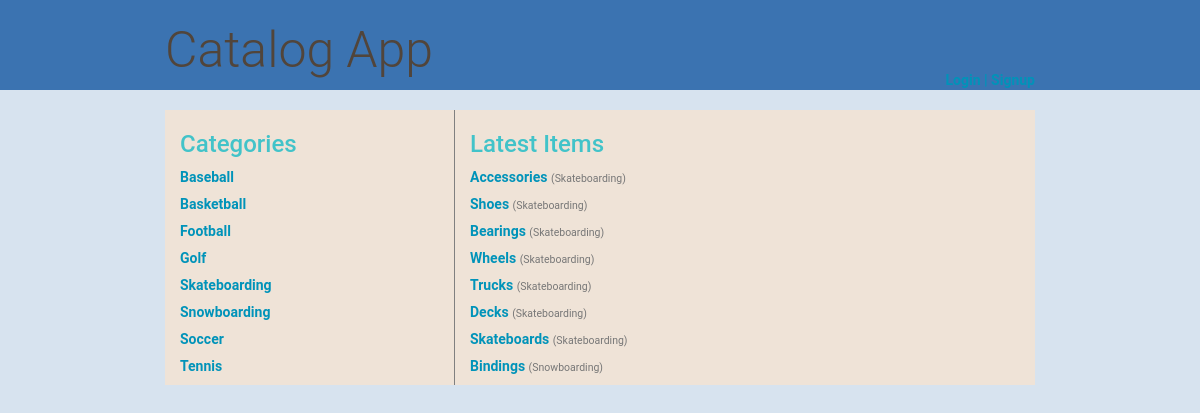
Page /catalog/ on the committed database.
### db_setup2.py (models this page shows, shortened)
class Category(Base):
    __tablename__ = 'category'
    name = Column(String(80), primary_key=True, nullable=False)

class Item(Base):
    __tablename__ = 'item'
    name = Column(String(80), nullable=False)
    id = Column(Integer, primary_key=True)
    description = Column(String(1000))
    created = Column(DateTime, default=datetime.datetime.utcnow)
    category_name = Column(String, ForeignKey('category.name'))
    category = relationship(Category)

### catalog2.py (the view)
@app.route('/')
@app.route('/catalog/')
def showCatalog():
    categories = session.query(Category).order_by(asc(Category.name))
    items = session.query(Item).order_by(desc(Item.created)).limit(8)
    return render_template('catalog.html', categories=categories, items=items)

### templates/catalog.html
{% extends "main.html" %}
{% block content %}
    <div class="category-list col-xs-4">
        <h2> Categories </h2>
        <ul>
            {% for category in categories %}
            <li class="list-item-link">
                <h5><a href="{{url_for('showCategory', category_name = category.name)}}">
                    {{category.name}}
                </a></h5>
            </li>
            {% endfor %}
        </ul>
    </div>
    <div class="items-list col-xs-8">
        <h2> Latest Items </h2>
        <ul>
            {% for item in items %}
            <li class="list-item-link">
                <h5><a href="{{url_for('showItem', category_name = item.category_name, item_name = item.name) }}">
                    {{item.name}}
                </a><small>({{item.category_name}})</small></h5>
            </li>
            {% endfor %}
        </ul>
    </div>
{% endblock %}

### templates/main.html (shortened to what this page needs)
<!DOCTYPE html>
<html lang="en">
    <head>
        <link rel="stylesheet" href="//netdna.bootstrapcdn.com/bootstrap/3.1.1/css/bootstrap.min.css">
        <link rel=stylesheet type=text/css href="{{ url_for('static', filename='mystyles.css') }}">
    </head>
    <body>
        <header class="container-fluid">
                <div class="headerspan">
                    <div class="title text-left">
                        <h1> Catalog App </h1>
                    </div>
                    <div class="links-container">
                        <div class="login-signup-links text-right">
                            {%if 'username' not in session %}
                            <a href="{{url_for('showLogin')}}">Login </a>
                            {% else %}
                            <a href="{{url_for('logout')}}">Logout </a>
                            {% endif %}
                            <a href="{{url_for('newUser')}}">| Signup </a>
                        </div>
                    </div>
                </div>
        </header>
        <div class="container">
            <div class="row bkgrnd-color">
                {% block content %}
                {% endblock %}
            </div>
        </div>
    </body>
</html>

### static/mystyles.css (style rules this page uses)
* { font-family: "Helvetica Neue Bold", Roboto, Helvetica, Arial, sans-serif; font-weight: 700; }
body { background-color: #d7e3ef; }
header { background-color: #3b73b1; }
h1 { font-family: "Helvetica Neue Light", Roboto, Helvetica, Arial, sans-serif; font-size: 50px; color: #51453B; line-height: 60px; font-weight: 300; }
h2 { font-size: 24px; color: #42C3C9; line-height: 29px; }
ul { list-style-type: none; margin: 0; padding: 0; }
a { font-size: 14px; color: #0093B9; line-height: 17px; }
.container { width: 80%; padding-right: 15px; padding-left: 15px; margin-right: auto; margin-left: auto; margin-top: 20px; }
.container-fluid { margin-right: auto; margin-left: auto; padding-right: 0px; padding-left: 0px; }
.bkgrnd-color { background-color: #d7e3ef; }
.category-list { min-width: 137px; min-height: 220px; background-color: #EFE3D7; border-right: 1px solid grey; }
.headerspan { width: 80%; display: flex; text-align: center; margin-left: auto; margin-right: auto; padding-right: 15px; padding-left: 15px; }
.items-list { min-height: 220px; background-color: #EFE3D7; }
.login-signup-links { position: relative; bottom: -70px; }
.row { margin: 0; }
.title { flex: 3; }
@media (min-width: 736px) and (min-width: 992px) { .container { width: 66.67%; margin-right: auto; margin-left: auto; padding-right: 15px; padding-left: 15px; margin-top: 20px; } }
@media (min-width: 736px) and (min-width: 992px) { .headerspan { display: flex; width: 66.67%; text-align: center; margin-left: auto; margin-right: auto; padding-right: 15px; padding-left: 15px; } }
@media (min-width: 1101px) { .container { width: 900px; margin-right: auto; margin-left: auto; padding-right: 15px; padding-left: 15px; margin-top: 20px; } }
@media (min-width: 1101px) { .headerspan { width: 900px; display: flex; text-align: center; margin-left: auto; margin-right: auto; padding-right: 15px; padding-left: 15px; } }

### rows in the picture
Category: name "Baseball"
Category: name "Basketball"
Category: name "Football"
Category: name "Golf"
Category: name "Skateboarding"
Category: name "Snowboarding"
Category: name "Soccer"
Category: name "Tennis"
Item: name "Accessories", category_name "Skateboarding"
Item: name "Shoes", category_name "Skateboarding"
Item: name "Bearings", category_name "Skateboarding"
Item: name "Wheels", category_name "Skateboarding"
Item: name "Trucks", category_name "Skateboarding"
Item: name "Decks", category_name "Skateboarding"
Item: name "Skateboards", category_name "Skateboarding"
Item: name "Bindings", category_name "Snowboarding"
